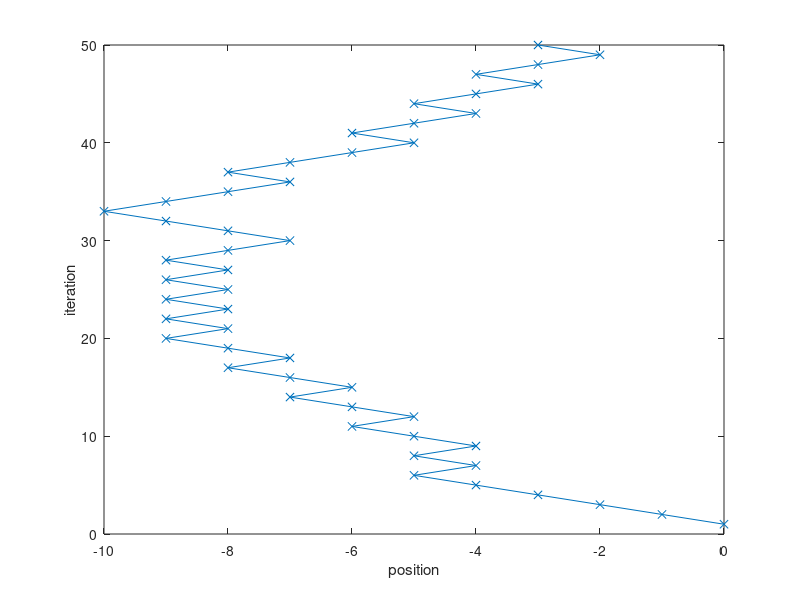

This figure's MATLAB source:
% randwalk_1d

clear; clc; clf

N= 50;

pos(1)= 0;
for i = 2:N
    wlk= sign(rand(1) - 0.5);
    pos(i) = pos(i-1) + wlk;
end

plot(pos,1:N,'x-')
xlabel('position'), ylabel('iteration')


